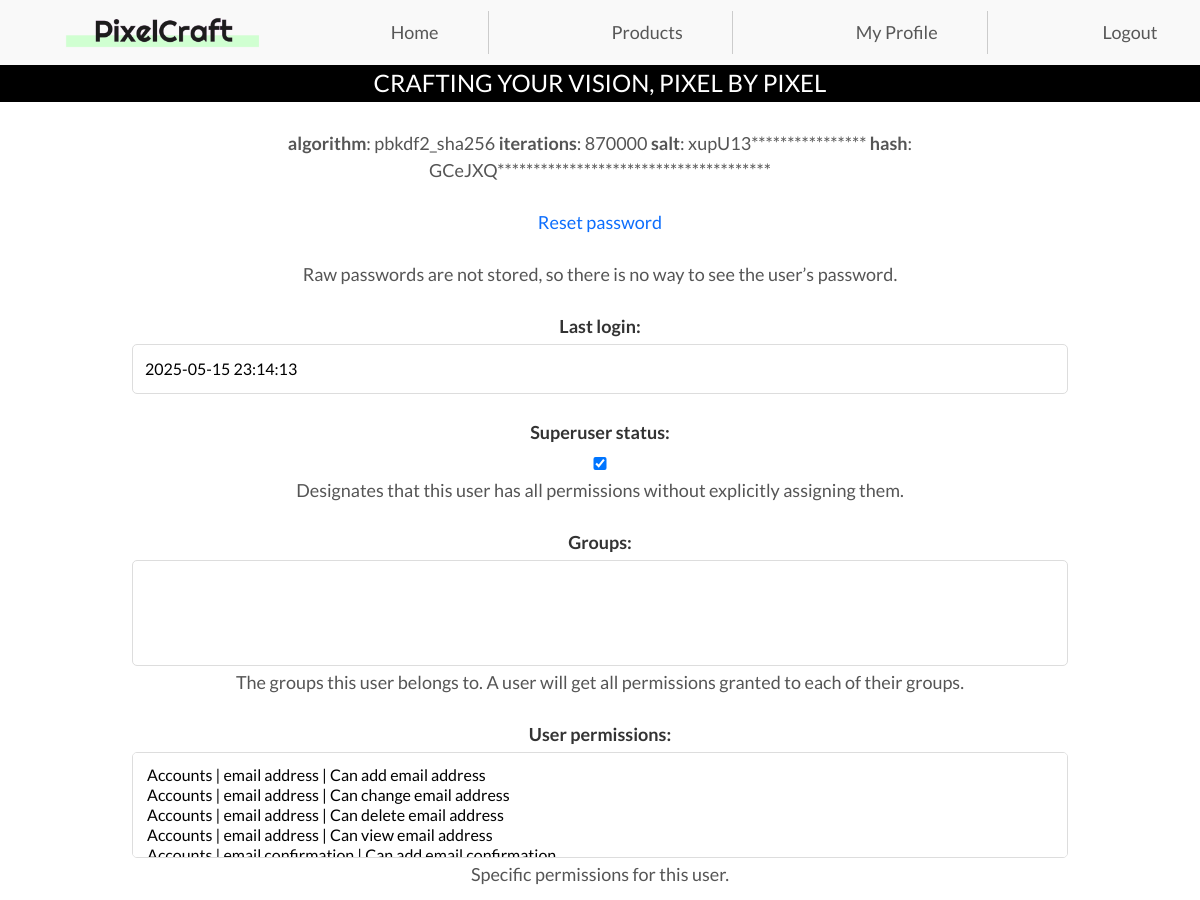
The page /accounts/profile/edit/ (signed in, upper part) on the database as committed earlier.
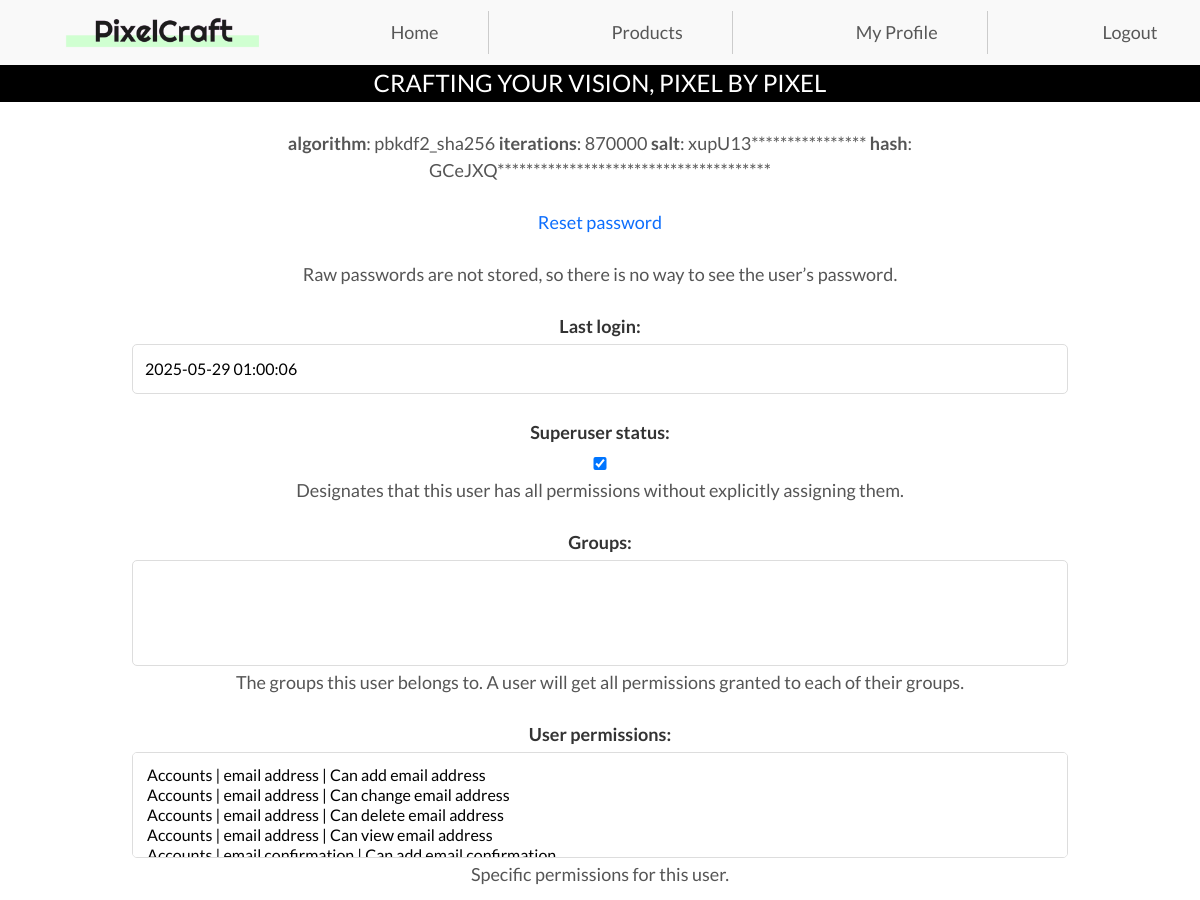
The same page on the database as committed later.
### accounts/models.py (models this page shows)
class CustomUser(AbstractUser):
    pass

### accounts/views.py (the view)
# urls.py: path('profile/edit/', views.edit_profile, name='edit_profile'),
@login_required
def edit_profile(request):
    if request.method == 'POST':
        form = UserChangeForm(request.POST, instance=request.user)
        if form.is_valid():
            form.save()
            return redirect('profile')  # Redirect to the profile page after successful save
    else:
        form = UserChangeForm(instance=request.user)
    return render(request, 'accounts/edit_profile.html', {'form': form})

### accounts/templates/accounts/edit_profile.html (shortened to what this page needs)
{% extends 'base.html' %}
{% load static %}
{% block extra_css %}
    <link rel="stylesheet" href="{% static 'css/app_accounts.css' %}">
{% endblock %}
{% block content %}
<div class="container">
    <h2>Edit Profile</h2>
    <form method="POST" enctype="multipart/form-data">
        {{ form.as_p }}
    </form>
</div>
{% endblock %}

Rows that differ between the two databases and show on the page:
changed CustomUser: last_login "2025-05-15 23:14:13" → "2025-05-29 01:00:06"
